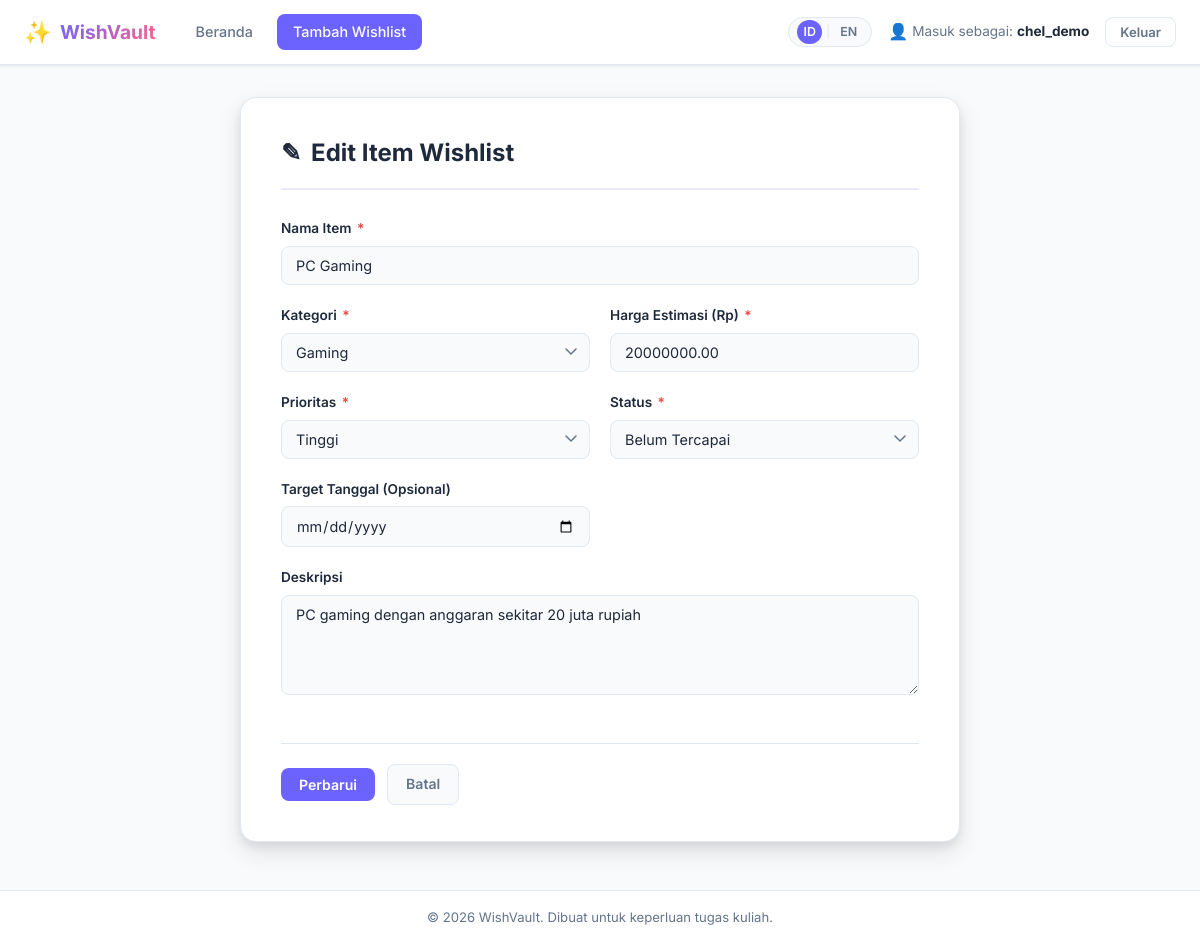
Page /edit.php?id=11 (signed in) on the committed database.
### tables this page shows
CREATE TABLE `wishlist` (
  `id` int(11) NOT NULL,
  `user_id` int(11) NOT NULL,
  `kategori_id` int(11) NOT NULL,
  `nama_item` varchar(150) NOT NULL,
  `deskripsi` text DEFAULT NULL,
  `harga_estimasi` decimal(12,2) NOT NULL DEFAULT 0.00,
  `prioritas` enum('Rendah','Sedang','Tinggi') NOT NULL DEFAULT 'Sedang',
  `target_tanggal` date DEFAULT NULL,
  `status` enum('Belum Tercapai','Tercapai') NOT NULL DEFAULT 'Belum Tercapai',
  `created_at` timestamp NOT NULL DEFAULT current_timestamp()
);

CREATE TABLE `kategori` (
  `id` int(11) NOT NULL,
  `nama_kategori` varchar(50) NOT NULL
);

### includes/lang.php (called while the page is built, shortened)
<?php
function loadTranslations(): array
{
    static $translations = null;
    if ($translations === null) {
        $lang = $_SESSION['lang'] ?? 'id';
        $availableLangs = ['id', 'en'];
        $langFile = __DIR__ . '/../lang/' . $lang . '.php';
        if (file_exists($langFile)) {
            $translations = require $langFile;
        } else {
            $translations = [];
        }
    }
    return $translations;
}
function t(string $key): string
{
    $translations = loadTranslations();
    return $translations[$key] ?? $key;
}

### includes/helpers.php (called while the page is built, shortened)
<?php
function e(mixed $value): string
{
    return htmlspecialchars((string)$value, ENT_QUOTES | ENT_SUBSTITUTE, 'UTF-8');
}
function categoryLangKey(string $namaKategori): string
{
    return match($namaKategori) {
        'Buku'      => 'cat_buku',
        'Elektronik'=> 'cat_elektronik',
        'Fashion'   => 'cat_fashion',
        'Gaming'    => 'cat_gaming',
        'Hobi'      => 'cat_hobi',
        'Kendaraan' => 'cat_kendaraan',
        'Lainnya'   => 'cat_lainnya',
        'Perjalanan'=> 'cat_perjalanan',
        default     => $namaKategori,
    };
}

### edit.php (the view, shortened to what this page needs)
<?php
require_once __DIR__ . '/includes/lang.php';
require_once __DIR__ . '/includes/helpers.php';
require_once __DIR__ . '/config/db.php';
$userId = (int)$_SESSION['user_id'];
$itemId = filter_var($_GET['id'] ?? 0, FILTER_VALIDATE_INT);
try {
    $pdo      = getPDO();
    $stmtKat  = $pdo->query('SELECT id, nama_kategori FROM kategori ORDER BY nama_kategori ASC');
    $kategoriList = $stmtKat->fetchAll();
} catch (PDOException $e) {
    error_log('[WishVault Edit - Load Kategori Error] ' . $e->getMessage());
    $kategoriList = [];
}
try {
    $stmtItem = $pdo->prepare(
        'SELECT id, kategori_id, nama_item, deskripsi, harga_estimasi, prioritas, target_tanggal, status
         FROM wishlist
         WHERE id = :id AND user_id = :user_id
         LIMIT 1'
    );
    $stmtItem->execute([':id' => $itemId, ':user_id' => $userId]);
    $existingItem = $stmtItem->fetch();
} catch (PDOException $e) {
    error_log('[WishVault Edit - Load Item Error] ' . $e->getMessage());
    $existingItem = null;
}
$errors = [];
$form   = [
    'nama_item'      => $existingItem['nama_item'],
    'kategori_id'    => $existingItem['kategori_id'],
    'deskripsi'      => $existingItem['deskripsi'] ?? '',
    'harga_estimasi' => $existingItem['harga_estimasi'],
    'prioritas'      => $existingItem['prioritas'],
    'target_tanggal' => $existingItem['target_tanggal'] ?? '',
    'status'         => $existingItem['status'],
];
require_once __DIR__ . '/includes/header.php';
?>
<div class="form-card">
    <h1 class="form-heading">
        <span>&#9998;</span>
        <?= e(t('edit_heading')) ?>
    </h1>
    <form method="POST" action="/db_wishvault/edit.php?id=<?= e($itemId) ?>" novalidate>
        <div class="form-grid">
            <div class="form-group full-width">
                <label for="nama_item">
                    <?= e(t('form_item_name')) ?> <span class="required">*</span>
                </label>
                <input
                    type="text"
                    id="nama_item"
                    name="nama_item"
                    value="<?= e($form['nama_item']) ?>"
                    maxlength="150"
                    placeholder="<?= e(t('form_placeholder_name')) ?>"
                    class="<?= !empty($errors['nama_item']) ? 'is-invalid' : '' ?>"
                >
            </div>
            <div class="form-group">
                <label for="kategori_id">
                    <?= e(t('form_category')) ?> <span class="required">*</span>
                </label>
                <select
                    id="kategori_id"
                    name="kategori_id"
                    class="<?= !empty($errors['kategori_id']) ? 'is-invalid' : '' ?>"
                >
                    <?php foreach ($kategoriList as $kat): ?>
                    <option
                        value="<?= e($kat['id']) ?>"
                        <?= (string)$form['kategori_id'] === (string)$kat['id'] ? 'selected' : '' ?>
                    >
                        <?= e(t(categoryLangKey($kat['nama_kategori']))) ?>
                    </option>
                    <?php endforeach; ?>
                </select>
            </div>
            <div class="form-group">
                <label for="harga_estimasi">
                    <?= e(t('form_price')) ?> <span class="required">*</span>
                </label>
                <input
                    type="number"
                    id="harga_estimasi"
                    name="harga_estimasi"
                    value="<?= e($form['harga_estimasi']) ?>"
                    min="0"
                    step="0.01"
                    placeholder="<?= e(t('form_placeholder_price')) ?>"
                    class="<?= !empty($errors['harga_estimasi']) ? 'is-invalid' : '' ?>"
                >
            </div>
            <div class="form-group">
                <label for="prioritas">
                    <?= e(t('form_priority')) ?> <span class="required">*</span>
                </label>
                <select
                    id="prioritas"
                    name="prioritas"
                    class="<?= !empty($errors['prioritas']) ? 'is-invalid' : '' ?>"
                >
                    <option value="Tinggi" <?= $form['prioritas'] === 'Tinggi' ? 'selected' : '' ?>>
                        <?= e(t('priority_tinggi')) ?>
                    </option>
                </select>
            </div>
            <div class="form-group">
                <label for="status">
                    <?= e(t('form_status')) ?> <span class="required">*</span>
                </label>
                <select
                    id="status"
                    name="status"
                    class="<?= !empty($errors['status']) ? 'is-invalid' : '' ?>"
                >
                    <option value="Belum Tercapai" <?= $form['status'] === 'Belum Tercapai' ? 'selected' : '' ?>>
                        <?= e(t('status_belum')) ?>
                    </option>
                </select>
            </div>
            <div class="form-group">
                <label for="target_tanggal"><?= e(t('form_target_date')) ?></label>
                <input
                    type="date"
                    id="target_tanggal"
                    name="target_tanggal"
                    value="<?= e($form['target_tanggal']) ?>"
                    class="<?= !empty($errors['target_tanggal']) ? 'is-invalid' : '' ?>"
                >
            </div>
            <div class="form-group full-width">
                <label for="deskripsi"><?= e(t('form_description')) ?></label>
                <textarea
                    id="deskripsi"
                    name="deskripsi"
                    maxlength="1000"
                    placeholder="<?= e(t('form_placeholder_desc')) ?>"
                    class="<?= !empty($errors['deskripsi']) ? 'is-invalid' : '' ?>"
                ><?= e($form['deskripsi']) ?></textarea>
            </div>
            <div class="form-actions">
                <button type="submit" class="btn btn-primary" id="btn-update">
                    <?= e(t('form_update')) ?>
                </button>
                <a href="/db_wishvault/index.php" class="btn btn-secondary">
                    <?= e(t('form_cancel')) ?>
                </a>
            </div>
        </div>
    </form>
</div>
<?php require_once __DIR__ . '/includes/footer.php'; ?>

### assets/css/style.css (style rules this page uses)
:root { --color-primary: #6c63ff; --color-primary-dark: #5a52d5; --color-primary-light: #ede9ff; --color-secondary: #ff6584; --color-success: #22c55e; --color-success-bg: #dcfce7; --color-warning: #f59e0b; --color-warning-bg: #fef3c7; --color-danger: #ef4444; --color-danger-bg: #fee2e2; --color-info: #3b82f6; --color-info-bg: #dbeafe; --color-high: #ef4444; --color-high-bg: #fee2e2; --color-medium: #f59e0b; --color-medium-bg: #fef3c7; --color-low: #22c55e; --color-low-bg: #dcfce7; --color-achieved: #22c55e; --color-achieved-bg: #dcfce7; --color-not-achieved: #94a3b8; --color-not-achieved-bg:#f1f5f9; --color-text: #1e293b; --color-text-muted: #64748b; --color-text-light: #94a3b8; --color-bg: #f8fafc; --color-bg-card: #ffffff; --color-border: #e2e8f0; --color-border-focus: #6c63ff; --border-radius: 12px; --border-radius-sm: 8px; --border-radius-lg: 16px; --shadow-sm: 0 1px 3px rgba(0,0,0,0.06), 0 1px 2px rgba(0,0,0,0.04); --shadow-md: 0 4px 6px rgba(0,0,0,0.07), 0 2px 4px rgba(0,0,0,0.06); --shadow-lg: 0 10px 25px rgba(0,0,0,0.10), 0 5px 10px rgba(0,0,0,0.07); --transition: all 0.2s ease; --font-family: 'Inter', -apple-system, BlinkMacSystemFont, 'Segoe UI', sans-serif; }
*, *::before, *::after { box-sizing: border-box; margin: 0; padding: 0; }
html { scroll-behavior: smooth; }
body { font-family: var(--font-family); font-size: 15px; line-height: 1.6; color: var(--color-text); background-color: var(--color-bg); min-height: 100vh; display: flex; flex-direction: column; }
a { color: var(--color-primary); text-decoration: none; transition: var(--transition); }
.btn { display: inline-flex; align-items: center; gap: 6px; padding: 8px 18px; border-radius: var(--border-radius-sm); font-family: var(--font-family); font-size: 0.88rem; font-weight: 600; cursor: pointer; border: none; transition: var(--transition); text-decoration: none; white-space: nowrap; }
.btn-primary { background: var(--color-primary); color: white; }
.btn-secondary { background: var(--color-bg); color: var(--color-text-muted); border: 1px solid var(--color-border); }
.form-card { max-width: 720px; margin: 0 auto; background: var(--color-bg-card); border-radius: var(--border-radius-lg); box-shadow: var(--shadow-lg); padding: 36px 40px; border: 1px solid var(--color-border); }
.form-heading { font-size: 1.5rem; font-weight: 700; color: var(--color-text); margin-bottom: 28px; padding-bottom: 16px; border-bottom: 2px solid var(--color-primary-light); display: flex; align-items: center; gap: 10px; }
.form-grid { display: grid; grid-template-columns: 1fr 1fr; gap: 20px; }
.form-group { display: flex; flex-direction: column; gap: 6px; }
.form-group.full-width { grid-column: 1 / -1; }
label { font-size: 0.85rem; font-weight: 600; color: var(--color-text); }
label .required { color: var(--color-danger); margin-left: 2px; }
input[type="text"], input[type="number"], input[type="date"], input[type="password"], textarea, select { width: 100%; padding: 10px 14px; border: 1.5px solid var(--color-border); border-radius: var(--border-radius-sm); font-family: var(--font-family); font-size: 0.9rem; color: var(--color-text); background: var(--color-bg); transition: var(--transition); appearance: none; -webkit-appearance: none; }
select { background-repeat: no-repeat; background-position: right 12px center; padding-right: 36px; }
textarea { resize: vertical; min-height: 100px; }
.form-actions { display: flex; gap: 12px; align-items: center; margin-top: 28px; padding-top: 20px; border-top: 1px solid var(--color-border); grid-column: 1 / -1; }

### rows in the picture
wishlist: nama_item "PC Gaming", kategori_id "Gaming", harga_estimasi "20000000.00", prioritas "Tinggi", status "Belum Tercapai", deskripsi "PC gaming dengan anggaran sekitar 20 juta rupiah"

### other values in the picture
t('app_name') "WishVault"
t('nav_home') "Beranda"
t('nav_add') "Tambah Wishlist"
t('lang_id') "ID"
t('lang_en') "EN"
t('logged_in_as') "Masuk sebagai"
$_SESSION['username'] "chel_demo"
t('nav_logout') "Keluar"
t('edit_heading') "Edit Item Wishlist"
t('form_item_name') "Nama Item"
t('form_category') "Kategori"
t('form_price') "Harga Estimasi (Rp)"
t('form_priority') "Prioritas"
t('form_status') "Status"
t('form_target_date') "Target Tanggal (Opsional)"
